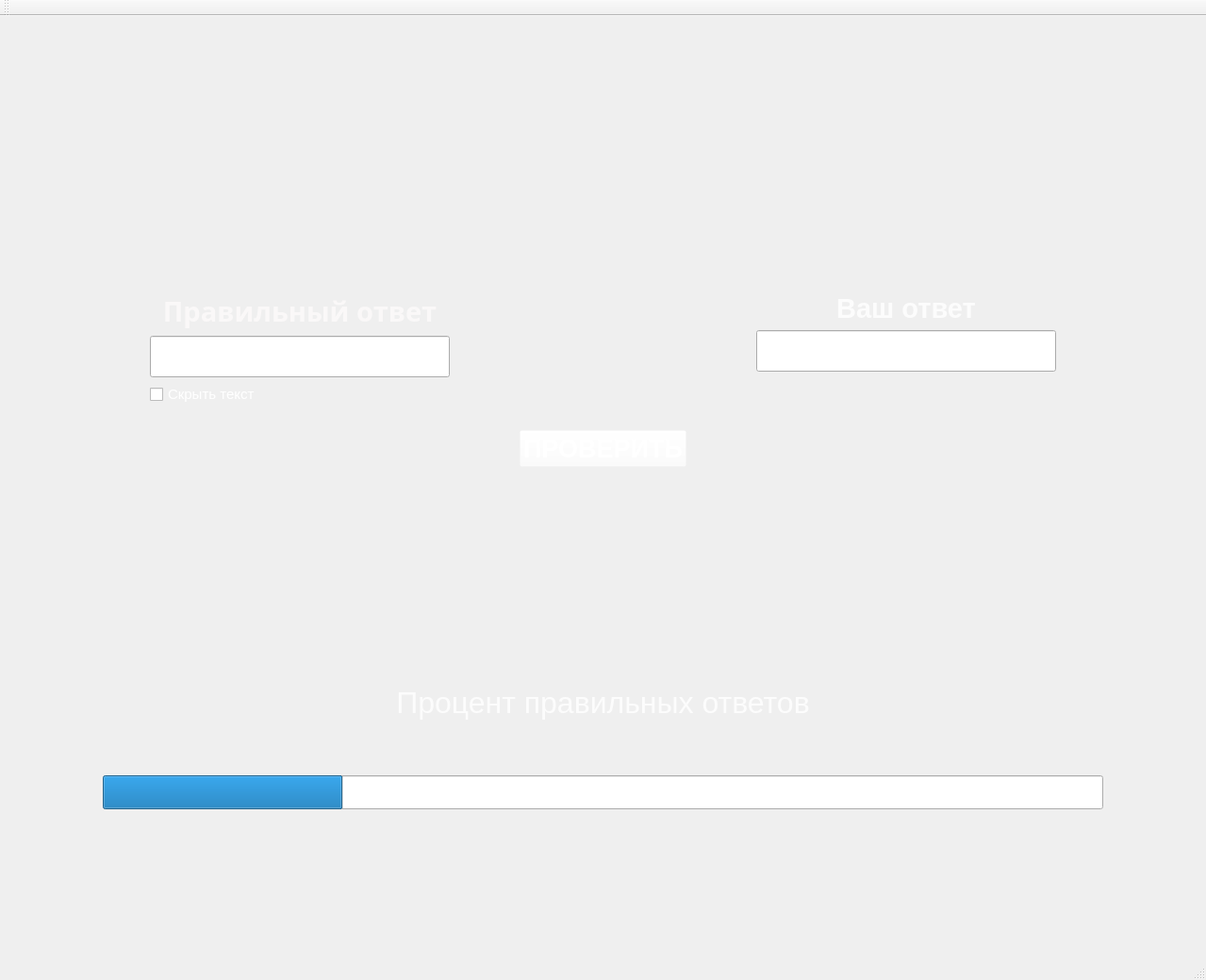
<?xml version="1.0" encoding="UTF-8"?>
<ui version="4.0">
 <class>MainWindow</class>
 <widget class="QMainWindow" name="MainWindow">
  <property name="enabled">
   <bool>true</bool>
  </property>
  <property name="geometry">
   <rect>
    <x>0</x>
    <y>0</y>
    <width>1279</width>
    <height>1039</height>
   </rect>
  </property>
  <property name="minimumSize">
   <size>
    <width>0</width>
    <height>0</height>
   </size>
  </property>
  <property name="maximumSize">
   <size>
    <width>16777215</width>
    <height>16777215</height>
   </size>
  </property>
  <property name="baseSize">
   <size>
    <width>1000</width>
    <height>1000</height>
   </size>
  </property>
  <property name="focusPolicy">
   <enum>Qt::NoFocus</enum>
  </property>
  <property name="windowTitle">
   <string>MainWindow</string>
  </property>
  <property name="whatsThis">
   <string>&lt;html&gt;&lt;head/&gt;&lt;body&gt;&lt;p&gt;file:///C:/Users/desti/OneDrive/Документы/jpg.jpg&lt;/p&gt;&lt;/body&gt;&lt;/html&gt;</string>
  </property>
  <widget class="QWidget" name="centralwidget">
   <layout class="QVBoxLayout" name="verticalLayout_6">
    <item>
     <layout class="QVBoxLayout" name="verticalLayout_5">
      <item>
       <spacer name="verticalSpacer">
        <property name="orientation">
         <enum>Qt::Vertical</enum>
        </property>
        <property name="sizeType">
         <enum>QSizePolicy::Preferred</enum>
        </property>
        <property name="sizeHint" stdset="0">
         <size>
          <width>20</width>
          <height>284</height>
         </size>
        </property>
       </spacer>
      </item>
      <item>
       <layout class="QHBoxLayout" name="horizontalLayout_5">
        <item>
         <spacer name="horizontalSpacer_7">
          <property name="orientation">
           <enum>Qt::Horizontal</enum>
          </property>
          <property name="sizeType">
           <enum>QSizePolicy::Preferred</enum>
          </property>
          <property name="sizeHint" stdset="0">
           <size>
            <width>150</width>
            <height>20</height>
           </size>
          </property>
         </spacer>
        </item>
        <item>
         <layout class="QVBoxLayout" name="verticalLayout_3">
          <item>
           <layout class="QHBoxLayout" name="horizontalLayout">
            <item>
             <layout class="QVBoxLayout" name="verticalLayout_2">
              <item>
               <widget class="QLabel" name="label">
                <property name="font">
                 <font>
                  <family>Rockwell</family>
                  <pointsize>22</pointsize>
                  <weight>75</weight>
                  <bold>true</bold>
                 </font>
                </property>
                <property name="styleSheet">
                 <string notr="true">border-color: rgb(0, 0 , 0)</string>
                </property>
                <property name="text">
                 <string>&lt;!DOCTYPE HTML PUBLIC &quot;-//W3C//DTD HTML 4.0//EN&quot; &quot;http://www.w3.org/TR/REC-html40/strict.dtd&quot;&gt;
&lt;html&gt;&lt;head&gt;&lt;meta name=&quot;qrichtext&quot; content=&quot;1&quot; /&gt;&lt;style type=&quot;text/css&quot;&gt;
p, li { white-space: pre-wrap; }
&lt;/style&gt;&lt;/head&gt;&lt;body style=&quot; font-family:'Rockwell'; font-size:22pt; font-weight:600; font-style:normal;&quot;&gt;
&lt;p align=&quot;center&quot; style=&quot; margin-top:12px; margin-bottom:12px; margin-left:0px; margin-right:0px; -qt-block-indent:0; text-indent:0px;&quot;&gt;&lt;span style=&quot; color:#faf8f8;&quot;&gt;Правильный ответ&lt;/span&gt;&lt;/p&gt;&lt;/body&gt;&lt;/html&gt;</string>
                </property>
               </widget>
              </item>
              <item>
               <widget class="QLineEdit" name="lineEdit">
                <property name="font">
                 <font>
                  <pointsize>24</pointsize>
                 </font>
                </property>
               </widget>
              </item>
              <item>
               <widget class="QCheckBox" name="checkBox">
                <property name="font">
                 <font>
                  <pointsize>11</pointsize>
                 </font>
                </property>
                <property name="styleSheet">
                 <string notr="true">color: rgb(255, 255, 255)</string>
                </property>
                <property name="text">
                 <string>Скрыть текст</string>
                </property>
               </widget>
              </item>
             </layout>
            </item>
            <item>
             <spacer name="horizontalSpacer">
              <property name="orientation">
               <enum>Qt::Horizontal</enum>
              </property>
              <property name="sizeHint" stdset="0">
               <size>
                <width>40</width>
                <height>20</height>
               </size>
              </property>
             </spacer>
            </item>
            <item>
             <layout class="QVBoxLayout" name="verticalLayout">
              <item>
               <widget class="QLabel" name="label_2">
                <property name="font">
                 <font>
                  <pointsize>22</pointsize>
                 </font>
                </property>
                <property name="text">
                 <string>&lt;html&gt;&lt;head/&gt;&lt;body&gt;&lt;p align=&quot;center&quot;&gt;&lt;span style=&quot; font-weight:600; color:#fcfcfc;&quot;&gt;Ваш ответ&lt;/span&gt;&lt;/p&gt;&lt;/body&gt;&lt;/html&gt;</string>
                </property>
               </widget>
              </item>
              <item>
               <widget class="QLineEdit" name="lineEdit_2">
                <property name="font">
                 <font>
                  <pointsize>24</pointsize>
                 </font>
                </property>
               </widget>
              </item>
              <item>
               <widget class="QLabel" name="label_4">
                <property name="font">
                 <font>
                  <pointsize>11</pointsize>
                 </font>
                </property>
                <property name="text">
                 <string/>
                </property>
               </widget>
              </item>
             </layout>
            </item>
           </layout>
          </item>
          <item>
           <layout class="QHBoxLayout" name="horizontalLayout_2">
            <item>
             <spacer name="horizontalSpacer_2">
              <property name="orientation">
               <enum>Qt::Horizontal</enum>
              </property>
              <property name="sizeHint" stdset="0">
               <size>
                <width>40</width>
                <height>20</height>
               </size>
              </property>
             </spacer>
            </item>
           </layout>
          </item>
          <item>
           <layout class="QHBoxLayout" name="horizontalLayout_3">
            <item>
             <spacer name="horizontalSpacer_3">
              <property name="orientation">
               <enum>Qt::Horizontal</enum>
              </property>
              <property name="sizeHint" stdset="0">
               <size>
                <width>40</width>
                <height>20</height>
               </size>
              </property>
             </spacer>
            </item>
            <item>
             <widget class="QPushButton" name="pushButton">
              <property name="font">
               <font>
                <pointsize>20</pointsize>
                <weight>75</weight>
                <bold>true</bold>
               </font>
              </property>
              <property name="styleSheet">
               <string notr="true">background-color: rgba(255, 255, 255, 0);
color: rgba(255, 255, 255);
</string>
              </property>
              <property name="text">
               <string>ПРОВЕРИТЬ</string>
              </property>
             </widget>
            </item>
            <item>
             <spacer name="horizontalSpacer_4">
              <property name="orientation">
               <enum>Qt::Horizontal</enum>
              </property>
              <property name="sizeHint" stdset="0">
               <size>
                <width>40</width>
                <height>20</height>
               </size>
              </property>
             </spacer>
            </item>
           </layout>
          </item>
         </layout>
        </item>
        <item>
         <spacer name="horizontalSpacer_8">
          <property name="orientation">
           <enum>Qt::Horizontal</enum>
          </property>
          <property name="sizeType">
           <enum>QSizePolicy::Preferred</enum>
          </property>
          <property name="sizeHint" stdset="0">
           <size>
            <width>150</width>
            <height>20</height>
           </size>
          </property>
         </spacer>
        </item>
       </layout>
      </item>
      <item>
       <spacer name="verticalSpacer_2">
        <property name="orientation">
         <enum>Qt::Vertical</enum>
        </property>
        <property name="sizeType">
         <enum>QSizePolicy::Preferred</enum>
        </property>
        <property name="sizeHint" stdset="0">
         <size>
          <width>20</width>
          <height>175</height>
         </size>
        </property>
       </spacer>
      </item>
      <item>
       <layout class="QVBoxLayout" name="verticalLayout_4">
        <item>
         <layout class="QHBoxLayout" name="horizontalLayout_4">
          <item>
           <spacer name="horizontalSpacer_5">
            <property name="orientation">
             <enum>Qt::Horizontal</enum>
            </property>
            <property name="sizeHint" stdset="0">
             <size>
              <width>40</width>
              <height>20</height>
             </size>
            </property>
           </spacer>
          </item>
          <item>
           <widget class="QLabel" name="label_3">
            <property name="font">
             <font>
              <pointsize>24</pointsize>
             </font>
            </property>
            <property name="frameShape">
             <enum>QFrame::NoFrame</enum>
            </property>
            <property name="text">
             <string>&lt;html&gt;&lt;head/&gt;&lt;body&gt;&lt;p align=&quot;center&quot;&gt;&lt;span style=&quot; color:#fcfcfc;&quot;&gt;Процент правильных ответов&lt;/span&gt;&lt;/p&gt;&lt;/body&gt;&lt;/html&gt;</string>
            </property>
           </widget>
          </item>
          <item>
           <spacer name="horizontalSpacer_6">
            <property name="orientation">
             <enum>Qt::Horizontal</enum>
            </property>
            <property name="sizeHint" stdset="0">
             <size>
              <width>40</width>
              <height>20</height>
             </size>
            </property>
           </spacer>
          </item>
         </layout>
        </item>
        <item>
         <layout class="QHBoxLayout" name="horizontalLayout_6">
          <item>
           <spacer name="horizontalSpacer_9">
            <property name="orientation">
             <enum>Qt::Horizontal</enum>
            </property>
            <property name="sizeType">
             <enum>QSizePolicy::Preferred</enum>
            </property>
            <property name="sizeHint" stdset="0">
             <size>
              <width>100</width>
              <height>20</height>
             </size>
            </property>
           </spacer>
          </item>
          <item>
           <widget class="QProgressBar" name="progressBar">
            <property name="font">
             <font>
              <pointsize>18</pointsize>
             </font>
            </property>
            <property name="styleSheet">
             <string notr="true">color: rgb(255, 255, 255)</string>
            </property>
            <property name="value">
             <number>24</number>
            </property>
           </widget>
          </item>
          <item>
           <spacer name="horizontalSpacer_10">
            <property name="orientation">
             <enum>Qt::Horizontal</enum>
            </property>
            <property name="sizeType">
             <enum>QSizePolicy::Preferred</enum>
            </property>
            <property name="sizeHint" stdset="0">
             <size>
              <width>100</width>
              <height>20</height>
             </size>
            </property>
           </spacer>
          </item>
         </layout>
        </item>
       </layout>
      </item>
      <item>
       <spacer name="verticalSpacer_3">
        <property name="orientation">
         <enum>Qt::Vertical</enum>
        </property>
        <property name="sizeType">
         <enum>QSizePolicy::Preferred</enum>
        </property>
        <property name="sizeHint" stdset="0">
         <size>
          <width>70</width>
          <height>150</height>
         </size>
        </property>
       </spacer>
      </item>
     </layout>
    </item>
   </layout>
  </widget>
  <widget class="QToolBar" name="toolBar">
   <property name="windowTitle">
    <string>toolBar</string>
   </property>
   <attribute name="toolBarArea">
    <enum>TopToolBarArea</enum>
   </attribute>
   <attribute name="toolBarBreak">
    <bool>false</bool>
   </attribute>
  </widget>
  <widget class="QStatusBar" name="statusBar"/>
 </widget>
 <resources/>
 <connections/>
</ui>
